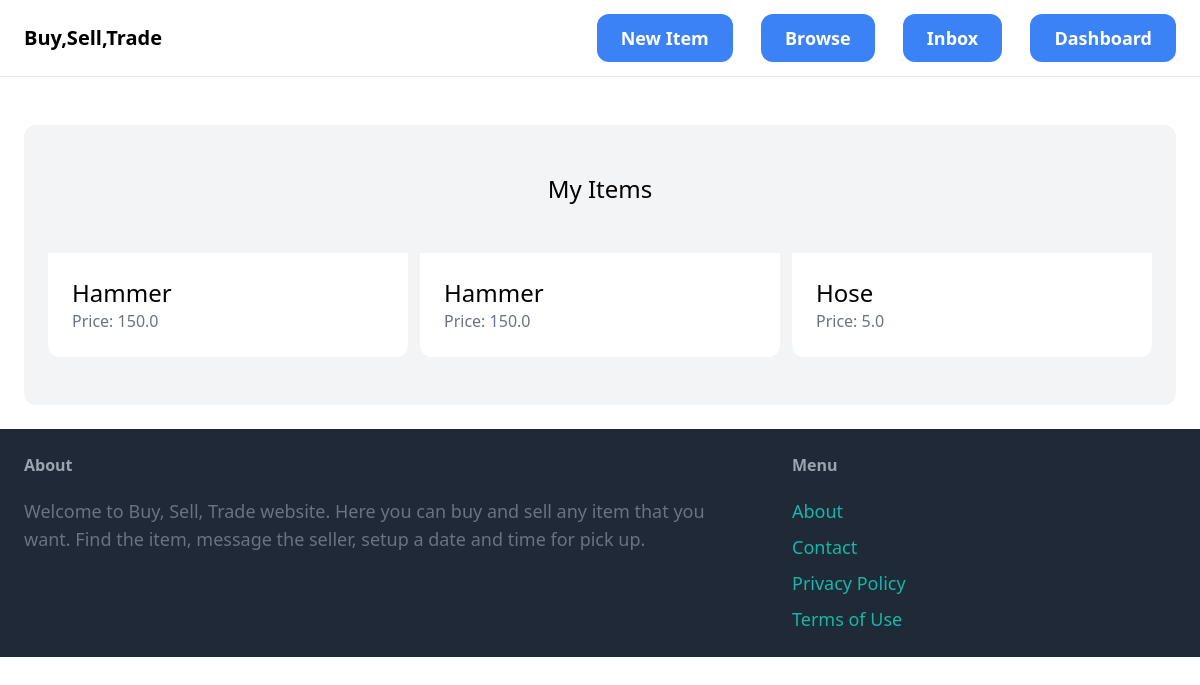
The app's page /dashboard/ (signed in) with its own data.
### item/models.py (models this page shows, shortened)
class Item(models.Model):
    category = models.ForeignKey(Category, related_name='items', on_delete=models.CASCADE)
    name = models.CharField(max_length=255)
    description = models.TextField(blank=True, null=True)
    price = models.FloatField()
    image = models.ImageField(upload_to='item_images', blank=True, null=True)
    is_sold = models.BooleanField(default=False)
    created_by = models.ForeignKey(User, related_name='items', on_delete=models.CASCADE)
    created_at = models.DateTimeField(auto_now_add=True)

### dashboard/views.py (the view)
# urls.py: path('', views.index, name='index'),
@login_required
def index(request):
    items = Item.objects.filter(created_by=request.user)
    return render(request, 'dashboard/index.html', {
        'items': items,
    })

### dashboard/templates/dashboard/index.html (shortened to what this page needs)
{% extends 'core/base.html' %}
{% block content %}
    <div class="mt-6 px-6 py-12 bg-gray-100 rounded-xl">
        <h2 class="mb-12 text-2xl text-center">My Items</h2>
        <div class="grid grid-cols-3 gap-3">
            {% for item in items %}
                <div>
                    <a href="{% url 'item:detail' item.id %}">
                        <div class="p-6 bg-white rounded-b-xl">
                            <h2 class="text-2xl">{{ item.name }}</h2>
                            <p class="text-gray-500">Price: {{ item.price }}</p>
                        </div>
                    </a>
                </div>
            {% endfor %}
        </div>
    </div>
{% endblock %}

### records on screen
Item: name "Hammer", price "150.0"
Item: name "Hammer", price "150.0"
Item: name "Hose", price "5.0"
